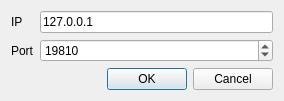
<?xml version="1.0" encoding="UTF-8"?>
<ui version="4.0">
 <class>ConnectDialog</class>
 <widget class="QDialog" name="ConnectDialog">
  <property name="geometry">
   <rect>
    <x>0</x>
    <y>0</y>
    <width>284</width>
    <height>95</height>
   </rect>
  </property>
  <property name="windowTitle">
   <string>Connect to server</string>
  </property>
  <layout class="QGridLayout" name="gridLayout">
   <item row="1" column="0">
    <widget class="QLabel" name="label_2">
     <property name="text">
      <string>Port</string>
     </property>
    </widget>
   </item>
   <item row="0" column="0">
    <widget class="QLabel" name="label">
     <property name="text">
      <string>IP</string>
     </property>
    </widget>
   </item>
   <item row="0" column="1">
    <widget class="QLineEdit" name="boxIp">
     <property name="text">
      <string>127.0.0.1</string>
     </property>
    </widget>
   </item>
   <item row="2" column="1">
    <widget class="QDialogButtonBox" name="buttonBox">
     <property name="orientation">
      <enum>Qt::Horizontal</enum>
     </property>
     <property name="standardButtons">
      <set>QDialogButtonBox::Cancel|QDialogButtonBox::Ok</set>
     </property>
    </widget>
   </item>
   <item row="1" column="1">
    <widget class="QSpinBox" name="boxPort">
     <property name="minimum">
      <number>1</number>
     </property>
     <property name="maximum">
      <number>65535</number>
     </property>
     <property name="value">
      <number>19810</number>
     </property>
    </widget>
   </item>
  </layout>
 </widget>
 <resources/>
 <connections>
  <connection>
   <sender>buttonBox</sender>
   <signal>accepted()</signal>
   <receiver>ConnectDialog</receiver>
   <slot>accept()</slot>
   <hints>
    <hint type="sourcelabel">
     <x>156</x>
     <y>75</y>
    </hint>
    <hint type="destinationlabel">
     <x>141</x>
     <y>47</y>
    </hint>
   </hints>
  </connection>
  <connection>
   <sender>buttonBox</sender>
   <signal>rejected()</signal>
   <receiver>ConnectDialog</receiver>
   <slot>reject()</slot>
   <hints>
    <hint type="sourcelabel">
     <x>156</x>
     <y>75</y>
    </hint>
    <hint type="destinationlabel">
     <x>141</x>
     <y>47</y>
    </hint>
   </hints>
  </connection>
 </connections>
</ui>
